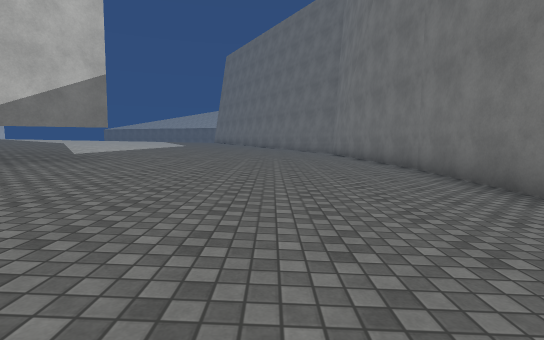
View 1 (above)

19 first-person views from a walk through a scene from a Unity 3-D project. The camera is 1.2 m above the floor, tilts 6° down and sees 85° across. The floor is counted in squares, 2 m on a side. Each view is taken from the middle of a square. On the plan, view 1 faces up. The plan holds only what a view shows up to about 9 squares ahead; the rest is blank. The place goes on beyond the plan. The player is left out. Surface patterns are stand-ins for the level's own textures.

View 2
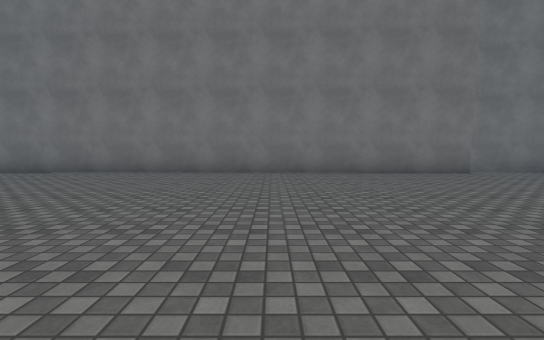

View 3
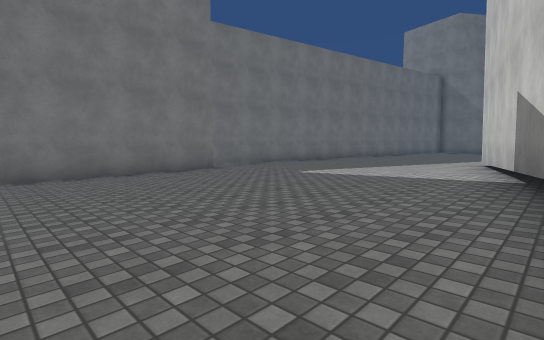

View 4
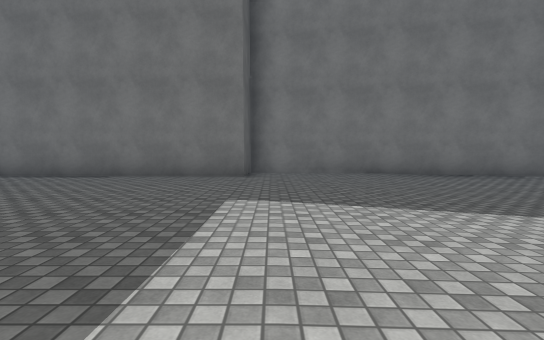

View 5
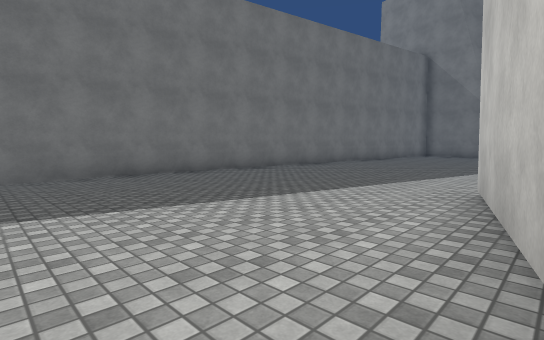

View 6
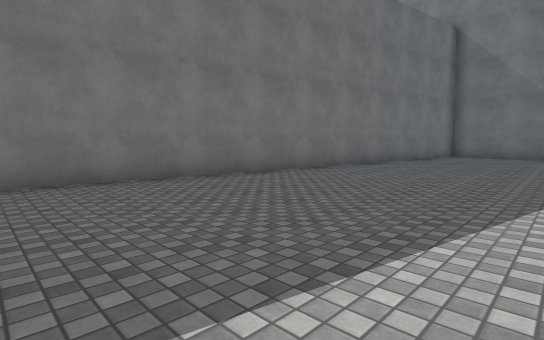

View 7
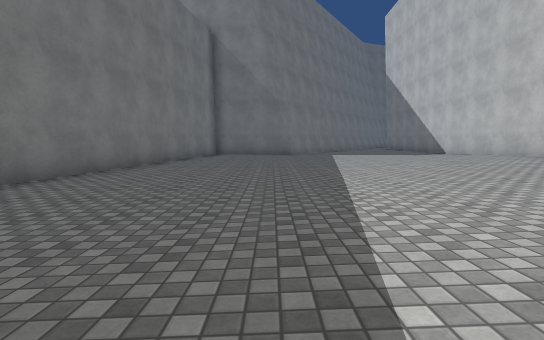

View 8
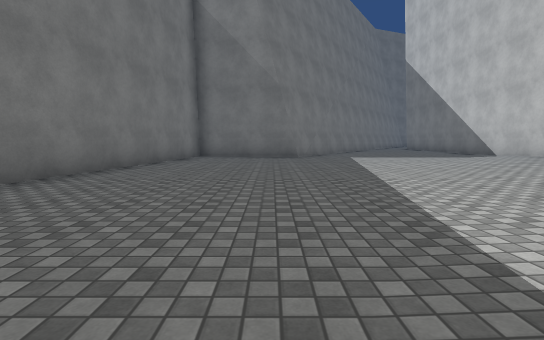

View 9
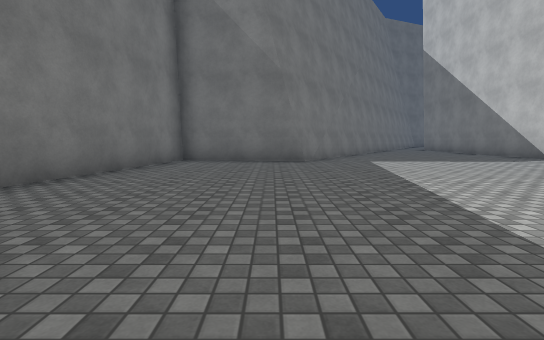

View 10
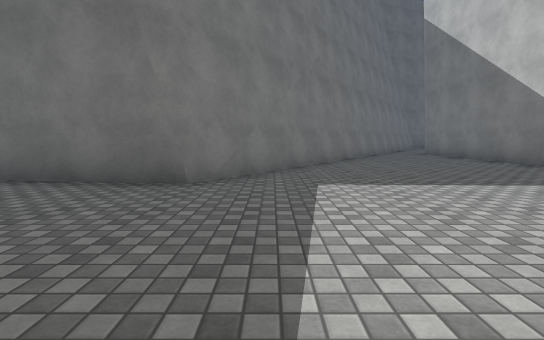

View 11
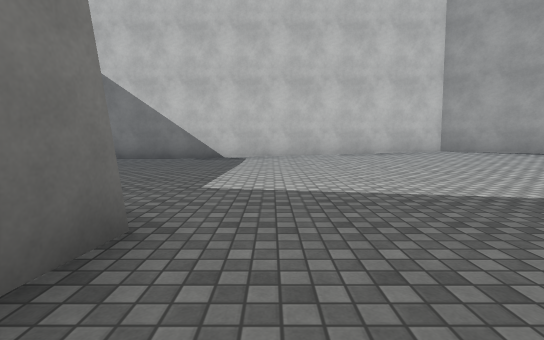

View 12
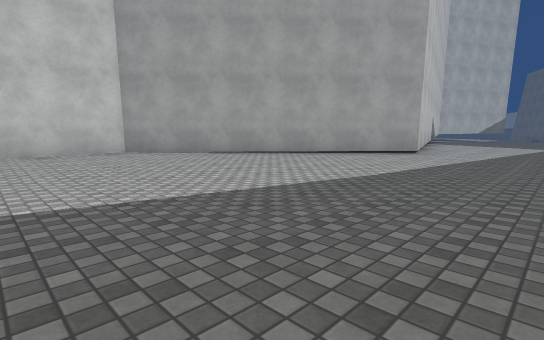

View 13
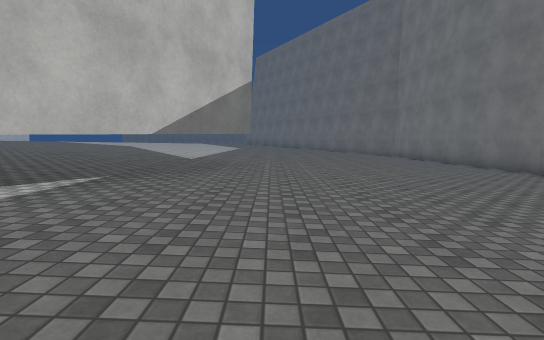

View 14
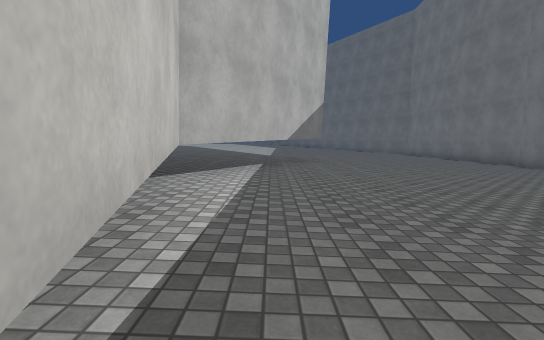

View 15
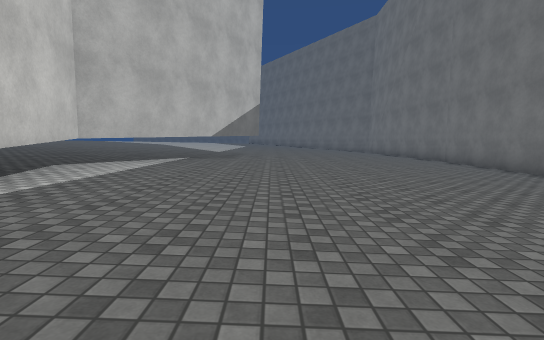

View 16
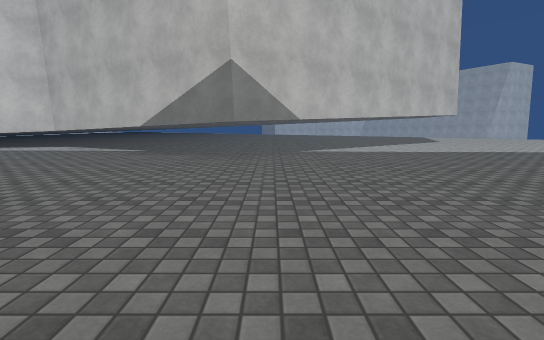

View 17
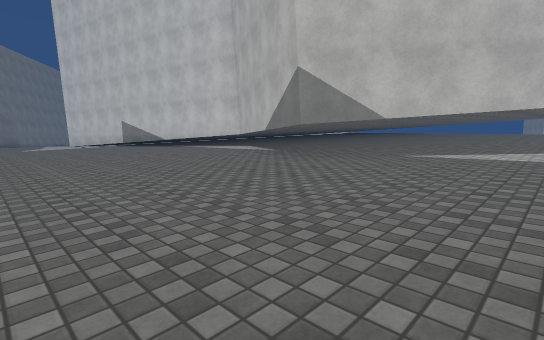

View 18
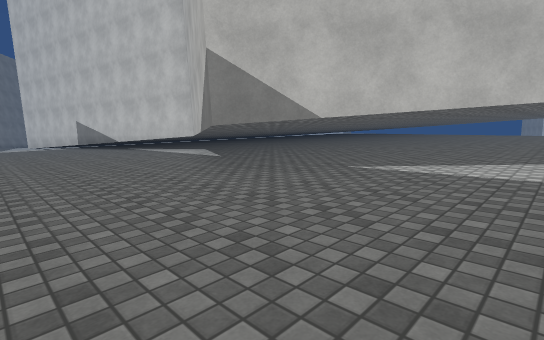

View 19
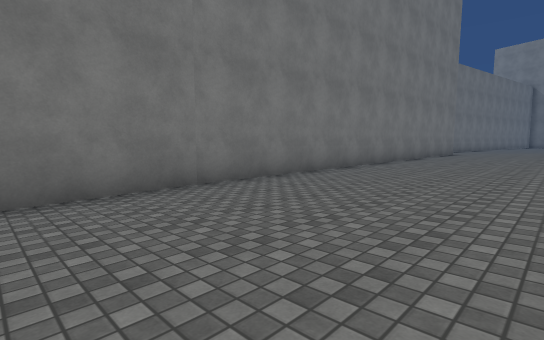

### Floor plan
Key: @ floor where view 1 was taken; # wall or solid block; . main floor; : floor 0.25 m higher than the main floor; + floor 0.5 m higher than the main floor; * floor 0.75 m higher than the main floor; % floor 1 m higher than the main floor; T thing the floor can be seen under or through.
Columns run from 10 left of view 1 to 5 right of it. Each row starts with its distance up from view 1.
 10     **+++:::..#
  9 %%%***+++:::..#
  8 %%%**#+++:::..#
  7 %%%***T++:::..#
  6    ***T++:::..#
  5    *  T++:::..#
  4      T+++:::..#
  3     TT+++:::..#
  2     T*+++:::..#
  1    #**+++:::..#
  0    ##*+++:@:..#
 -1     #*+++:::..#
 -2     #*+++:::.##
 -3     #*+++:::.#
 -4       +++:::.#
 -5      #+++:::.#
 -6      #+++:::.###
 -7      #+++:::...#
 -8      ##+:::....#
 -9       #+:::....#
-10       #:::....##
-11       #::.....#
-12       #::.....#
-13      ##:......#
-14     ##:.......#
-15    ##::......##
-16   ##::.......#
-17  ##::........#
-18  #::.........#
-19  #::.........#
-20  #:..........#
-21  #..........##
-22  #..........#
-23  #..........#
-24  #......###.#
-25  #......# ###
-26  #.....##
-27  #....##
-28  #....#
-29  #...##

Where each view was taken, in squares from view 1:
view 1: 0 up, 0 right, facing up
view 2: 1 down, 5 left, facing right
view 3: 1 down, 5 left, facing down-right
view 4: 7 down, 4 left, facing right
view 5: 7 down, 4 left, facing down-right
view 6: 10 down, 2 left, facing down-right
view 7: 11 down, 1 left, facing down
view 8: 14 down, 1 left, facing down
view 9: 16 down, 1 left, facing down
view 10: 20 down, 3 left, facing down
view 11: 23 down, 0 right, facing left
view 12: 21 down, 0 right, facing up-left
view 13: 0 up, 3 left, facing up
view 14: 3 down, 5 left, facing up
view 15: 4 down, 3 left, facing up
view 16: 7 up, 2 right, facing left
view 17: 10 up, 1 right, facing down-left
view 18: 10 up, 1 left, facing down-left
view 19: 10 up, 1 left, facing down-right
